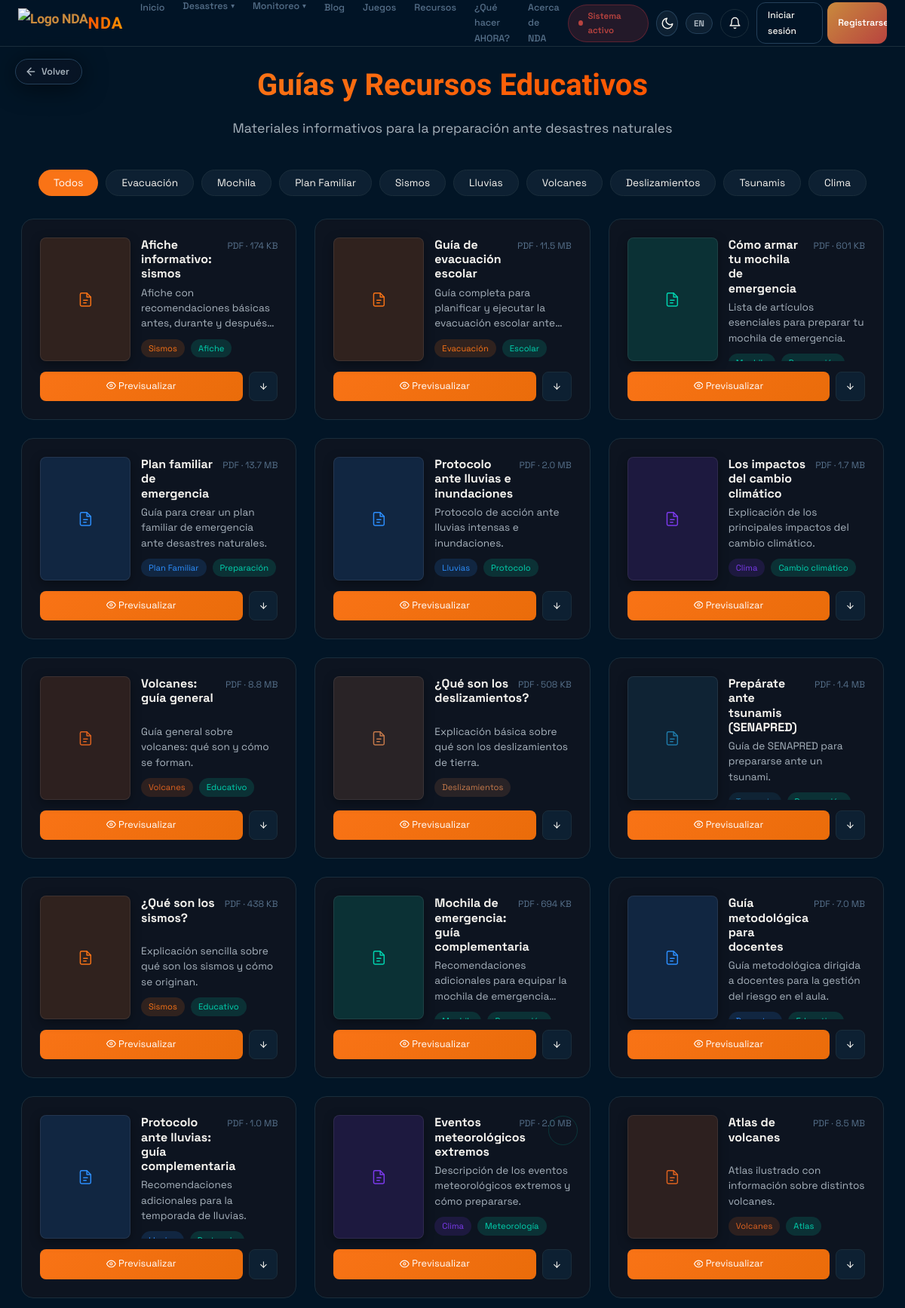
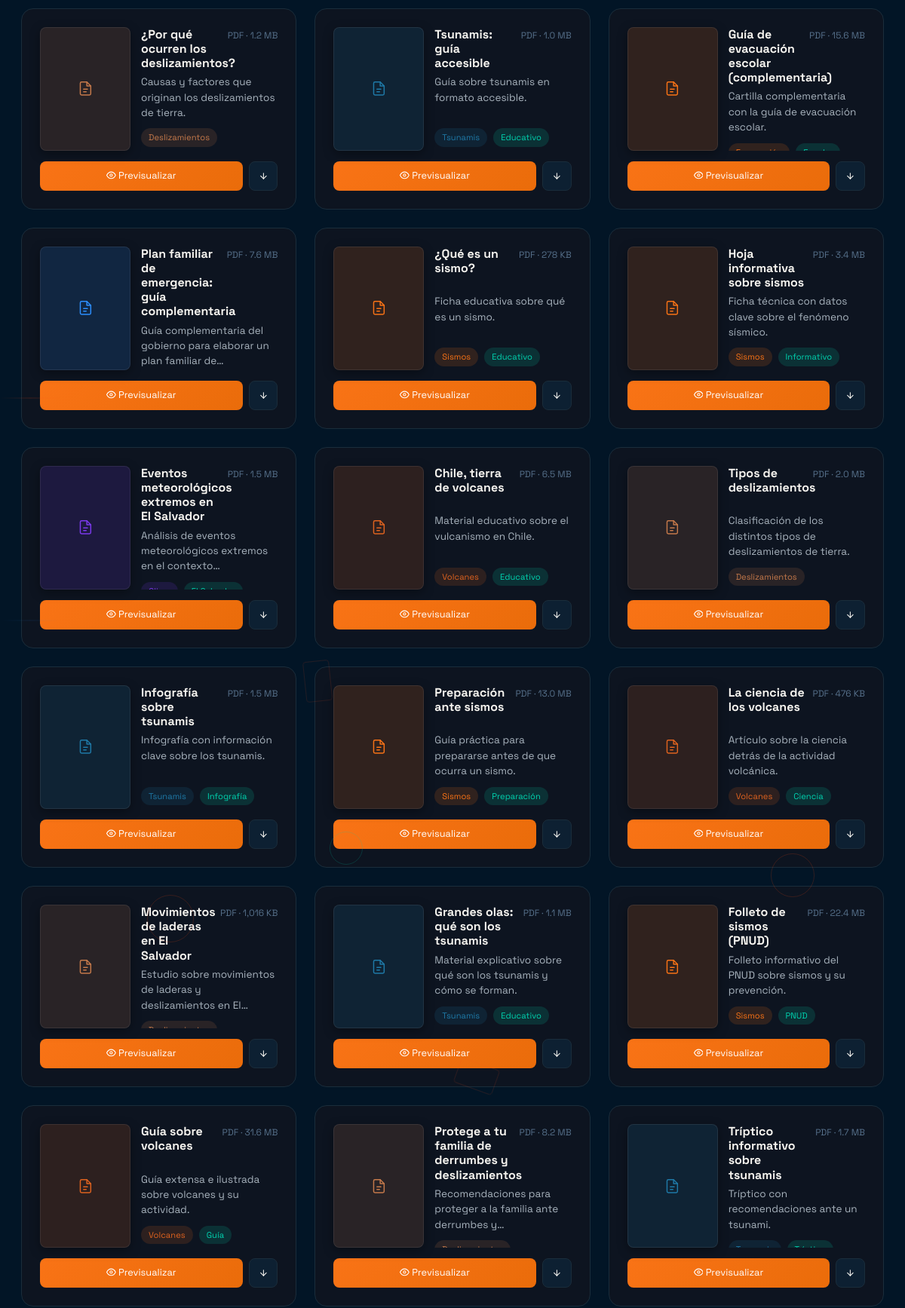
Page /?url=resources (upper part) on the committed database (2 pictures, top to bottom).
### tables this page shows
CREATE TABLE recursos (
    recursos_id INT PRIMARY KEY AUTO_INCREMENT,
    titulo VARCHAR(150) NOT NULL,
    descripcion VARCHAR(300) NULL,
    categoria VARCHAR(30) NOT NULL,
    tags VARCHAR(150) NULL,
    archivo VARCHAR(255) NOT NULL,
    tamano_bytes INT NULL,
    orden INT NOT NULL DEFAULT 0,
    usuarios_id INT NULL,
    created_at TIMESTAMP DEFAULT CURRENT_TIMESTAMP,
    updated_at TIMESTAMP DEFAULT CURRENT_TIMESTAMP ON UPDATE CURRENT_TIMESTAMP
);

### controllers/MainController.php (called while the page is built, shortened)
<?php
class MainController {
    public function recursos() {
        $data = [
            'title' => 'Recursos - NDA',
            'user' => currentUser()
        ];
        view('resources', $data);
    }
}
?>

### config.php (called while the page is built, shortened)
<?php
function getDB() {
    try {
        $pdo = new PDO(
            "mysql:host=" . DB_HOST . ";dbname=" . DB_NAME . ";charset=utf8mb4",
            DB_USER,
            DB_PASS
        );
        $pdo->setAttribute(PDO::ATTR_ERRMODE, PDO::ERRMODE_EXCEPTION);
        $pdo->setAttribute(PDO::ATTR_DEFAULT_FETCH_MODE, PDO::FETCH_ASSOC);
        return $pdo;
    } catch (PDOException $e) {
        die("Connection error: " . $e->getMessage());
    }
}
?>

### models/RecursoModel.php (called while the page is built, shortened)
<?php
class RecursoModel {
    private $db;
    public function __construct() {
        $this->db = getDB();
    }
    public function getAllForPublic() {
        $stmt = $this->db->query("SELECT * FROM recursos ORDER BY orden ASC, created_at DESC");
        return $stmt->fetchAll();
    }
}

### views/resources.php (the view, shortened to what this page needs)
<?php
require_once __DIR__ . '/../models/RecursoModel.php';
$RECURSOS = (new RecursoModel())->getAllForPublic();
$catColors = [
    'evacuacion'      => ['#f97316', 'rgba(249, 115, 22, 0.15)'],
    'mochila'         => ['#00d4b0', 'rgba(0, 212, 176, 0.15)'],
    'plan'            => ['#2d8fff', 'rgba(45, 143, 255, 0.15)'],
    'sismo'           => ['#f97316', 'rgba(249, 115, 22, 0.15)'],
    'lluvias'         => ['#2d8fff', 'rgba(45, 143, 255, 0.15)'],
    'volcanes'        => ['#e0631f', 'rgba(224, 99, 31, 0.15)'],
    'clima'           => ['#7c3aed', 'rgba(124, 58, 237, 0.15)'],
    'deslizamientos'  => ['#C67A4B', 'rgba(198, 122, 75, 0.15)'],
    'tsunamis'        => ['#1f7aa8', 'rgba(31, 122, 168, 0.15)'],
];
function formatResourceSize($bytes) {
    $mb = $bytes / (1024 * 1024);
    return $mb >= 1 ? number_format($mb, 1) . ' MB' : number_format($bytes / 1024, 0) . ' KB';
}
?>
<div class="resources-page">
    <div class="wrap" style="padding-top: 80px; padding-bottom: 60px;">
        <div style="text-align: center; margin-bottom: 40px;">
            <h1 style="font-family: var(--fd); font-size: 2.5rem; font-weight: 900; background: linear-gradient(135deg, #f97316, #ff5500); -webkit-background-clip: text; -webkit-text-fill-color: transparent; display: inline-block;">
                 Guías y Recursos Educativos
            </h1>
            <p style="color: var(--text2); font-size: 1.1rem; margin-top: 10px;">
                Materiales informativos para la preparación ante desastres naturales
            </p>
        </div>
        <div style="display: flex; gap: 10px; flex-wrap: wrap; justify-content: center; margin-bottom: 30px;">
            <button class="filter-btn active" data-filter="all" style="background: #f97316; color: #fff; border: none; padding: 8px 20px; border-radius: 50px; font-size: 0.85rem; cursor: pointer; transition: all 0.2s;">Todos</button>
            <button class="filter-btn" data-filter="evacuacion" style="background: var(--card2); color: var(--text); border: 1px solid var(--border); padding: 8px 20px; border-radius: 50px; font-size: 0.85rem; cursor: pointer; transition: all 0.2s;"> Evacuación</button>
            <button class="filter-btn" data-filter="mochila" style="background: var(--card2); color: var(--text); border: 1px solid var(--border); padding: 8px 20px; border-radius: 50px; font-size: 0.85rem; cursor: pointer; transition: all 0.2s;"> Mochila</button>
            <button class="filter-btn" data-filter="plan" style="background: var(--card2); color: var(--text); border: 1px solid var(--border); padding: 8px 20px; border-radius: 50px; font-size: 0.85rem; cursor: pointer; transition: all 0.2s;"> Plan Familiar</button>
            <button class="filter-btn" data-filter="sismo" style="background: var(--card2); color: var(--text); border: 1px solid var(--border); padding: 8px 20px; border-radius: 50px; font-size: 0.85rem; cursor: pointer; transition: all 0.2s;"> Sismos</button>
            <button class="filter-btn" data-filter="lluvias" style="background: var(--card2); color: var(--text); border: 1px solid var(--border); padding: 8px 20px; border-radius: 50px; font-size: 0.85rem; cursor: pointer; transition: all 0.2s;"> Lluvias</button>
            <button class="filter-btn" data-filter="volcanes" style="background: var(--card2); color: var(--text); border: 1px solid var(--border); padding: 8px 20px; border-radius: 50px; font-size: 0.85rem; cursor: pointer; transition: all 0.2s;"> Volcanes</button>
            <button class="filter-btn" data-filter="deslizamientos" style="background: var(--card2); color: var(--text); border: 1px solid var(--border); padding: 8px 20px; border-radius: 50px; font-size: 0.85rem; cursor: pointer; transition: all 0.2s;"> Deslizamientos</button>
            <button class="filter-btn" data-filter="tsunamis" style="background: var(--card2); color: var(--text); border: 1px solid var(--border); padding: 8px 20px; border-radius: 50px; font-size: 0.85rem; cursor: pointer; transition: all 0.2s;"> Tsunamis</button>
            <button class="filter-btn" data-filter="clima" style="background: var(--card2); color: var(--text); border: 1px solid var(--border); padding: 8px 20px; border-radius: 50px; font-size: 0.85rem; cursor: pointer; transition: all 0.2s;"> Clima</button>
        </div>
        <div class="resources-grid" style="display: grid; grid-template-columns: repeat(auto-fill, minmax(300px, 1fr)); gap: 24px;">
            <?php foreach ($RECURSOS as $r):
                $cat = $r['categoria'];
                $accent = $catColors[$cat][0] ?? '#f97316';
                $accentBg = $catColors[$cat][1] ?? 'rgba(249, 115, 22, 0.15)';
                $tagList = array_filter(array_map('trim', explode(',', $r['tags'] ?? '')));
                $sizeLabel = formatResourceSize($r['tamano_bytes']);
            ?>
            <div class="resource-card" data-category="<?= htmlspecialchars($cat) ?>" style="background: var(--card); border: 1px solid var(--border); border-radius: 16px; padding: 24px; transition: transform 0.2s, box-shadow 0.2s;">
                <div style="display: flex; gap: 14px; margin-bottom: 14px;">
                    <div class="res-thumb" data-pdf="<?= htmlspecialchars($r['archivo']) ?>" style="width:120px;height:164px;flex-shrink:0;border-radius:8px;overflow:hidden;background:<?= $accentBg ?>;display:flex;align-items:center;justify-content:center;color:<?= $accent ?>;position:relative;border:1px solid rgba(255,255,255,.08);box-shadow:0 4px 14px rgba(0,0,0,.35);transition:transform .25s ease, box-shadow .25s ease;">
                    </div>
                    <div style="min-width:0;height:164px;overflow:hidden;">
                        <div style="display:flex;align-items:baseline;gap:8px;flex-wrap:nowrap;">
                            <h3 style="font-size: 1rem; font-weight: 700; color: var(--text); margin: 0; min-width: 0; flex: 1 1 auto; min-height: 3.6em; line-height: 1.2;"><?= htmlspecialchars($r['titulo']) ?></h3>
                            <span style="font-size: 0.75rem; color: var(--text3); white-space:nowrap; flex-shrink: 0;">PDF<?= $sizeLabel ? ' · ' . $sizeLabel : '' ?></span>
                        </div>
                        <p style="font-size: 0.85rem; color: var(--text2); margin: 6px 0 0; line-height: 1.5; height: 4.5em; overflow: hidden; display: -webkit-box; -webkit-line-clamp: 3; -webkit-box-orient: vertical;">
                            <?= htmlspecialchars($r['descripcion'] ?? '') ?>
                        </p>
                        <div style="display: flex; gap: 8px; flex-wrap: wrap; margin-top: 10px;">
                            <?php foreach (array_slice($tagList, 0, 2) as $i => $tag): ?>
                                <span style="background: <?= $i === 0 ? $accentBg : 'rgba(0, 212, 176, 0.15)' ?>; color: <?= $i === 0 ? $accent : '#00d4b0' ?>; font-size: 0.7rem; padding: 3px 10px; border-radius: 100px;"><?= htmlspecialchars($tag) ?></span>
                            <?php endforeach; ?>
                        </div>
                    </div>
                </div>
                <div style="display: flex; gap: 8px;">
                    <a href="<?= htmlspecialchars($r['archivo']) ?>" target="_blank" onclick="return openPdfPreview(this.href,'<?= htmlspecialchars(addslashes($r['titulo'])) ?>')" style="flex: 1; background: linear-gradient(135deg, #f97316, #ea6c0a); color: #fff; border: none; border-radius: 8px; padding: 8px 12px; font-size: 0.8rem; text-align: center; text-decoration: none; cursor: pointer; transition: opacity 0.2s;">
                        <svg width="1em" height="1em" viewBox="0 0 24 24" fill="none" stroke="currentColor" stroke-width="2" stroke-linecap="round" stroke-linejoin="round" style="display:inline-block;vertical-align:-0.15em" ><path d="M1 12s4-8 11-8 11 8 11 8-4 8-11 8-11-8-11-8z"/><circle cx="12" cy="12" r="3"/></svg> Previsualizar
                    </a>
                    <a href="<?= htmlspecialchars($r['archivo']) ?>" download style="background: var(--card2); color: var(--text); border: 1px solid var(--border); border-radius: 8px; padding: 8px 12px; font-size: 0.8rem; text-decoration: none; cursor: pointer; transition: background 0.2s;">
                        <svg width="1em" height="1em" viewBox="0 0 24 24" fill="none" stroke="currentColor" stroke-width="2" stroke-linecap="round" stroke-linejoin="round" style="display:inline-block;vertical-align:-0.15em" ><line x1="12" y1="5" x2="12" y2="19"/><polyline points="19 12 12 19 5 12"/></svg>
                    </a>
                </div>
            </div>
            <?php endforeach; ?>
        </div>
    </div>
</div>
<?php
require_once 'layout.php';
?>

### rows in the picture
recursos: titulo "Afiche informativo: sismos", tamano_bytes "174 KB", descripcion "Afiche con recomendaciones básicas antes, durante y…", tags "Sismos", tags "Afiche"
recursos: titulo "Guía de evacuación escolar", tamano_bytes "11.5 MB", descripcion "Guía completa para planificar y ejecutar la evacuación escolar…", tags "Evacuación", tags "Escolar"
recursos: titulo "Cómo armar tu mochila de emergencia", tamano_bytes "601 KB", descripcion "Lista de artículos esenciales para preparar tu mochila de emergencia."
recursos: titulo "Plan familiar de emergencia", tamano_bytes "13.7 MB", descripcion "Guía para crear un plan familiar de emergencia ante desastres naturales.", tags "Plan Familiar", tags "Preparación"
recursos: titulo "Protocolo ante lluvias e inundaciones", tamano_bytes "2.0 MB", descripcion "Protocolo de acción ante lluvias intensas e inundaciones.", tags "Lluvias", tags "Protocolo"
recursos: titulo "Los impactos del cambio climático", tamano_bytes "1.7 MB", descripcion "Explicación de los principales impactos del cambio climático.", tags "Clima", tags "Cambio climático"
recursos: titulo "Volcanes: guía general", tamano_bytes "8.8 MB", descripcion "Guía general sobre volcanes: qué son y cómo se forman.", tags "Volcanes", tags "Educativo"
recursos: titulo "¿Qué son los deslizamientos?", tamano_bytes "508 KB", descripcion "Explicación básica sobre qué son los deslizamientos de tierra.", tags "Deslizamientos"
recursos: titulo "Prepárate ante tsunamis (SENAPRED)", tamano_bytes "1.4 MB", descripcion "Guía de SENAPRED para prepararse ante un tsunami."
recursos: titulo "¿Qué son los sismos?", tamano_bytes "438 KB", descripcion "Explicación sencilla sobre qué son los sismos y cómo se originan.", tags "Sismos", tags "Educativo"
recursos: titulo "Mochila de emergencia: guía complementaria", tamano_bytes "694 KB", descripcion "Recomendaciones adicionales para equipar la mochila de…"
recursos: titulo "Guía metodológica para docentes", tamano_bytes "7.0 MB", descripcion "Guía metodológica dirigida a docentes para la gestión del riesgo en el aula."
recursos: titulo "Protocolo ante lluvias: guía complementaria", tamano_bytes "1.0 MB", descripcion "Recomendaciones adicionales para la temporada de lluvias."
recursos: titulo "Eventos meteorológicos extremos", tamano_bytes "2.0 MB", descripcion "Descripción de los eventos meteorológicos extremos y cómo prepararse.", tags "Clima", tags "Meteorología"
recursos: titulo "Atlas de volcanes", tamano_bytes "8.5 MB", descripcion "Atlas ilustrado con información sobre distintos volcanes.", tags "Volcanes", tags "Atlas"
recursos: titulo "¿Por qué ocurren los deslizamientos?", tamano_bytes "1.2 MB", descripcion "Causas y factores que originan los deslizamientos de tierra.", tags "Deslizamientos"
recursos: titulo "Tsunamis: guía accesible", tamano_bytes "1.0 MB", descripcion "Guía sobre tsunamis en formato accesible.", tags "Tsunamis", tags "Educativo"
recursos: titulo "Guía de evacuación escolar (complementaria)", tamano_bytes "15.6 MB", descripcion "Cartilla complementaria con la guía de evacuación escolar."
recursos: titulo "Plan familiar de emergencia: guía complementaria", tamano_bytes "7.6 MB", descripcion "Guía complementaria del gobierno para elaborar un plan familiar…"
recursos: titulo "¿Qué es un sismo?", tamano_bytes "278 KB", descripcion "Ficha educativa sobre qué es un sismo.", tags "Sismos", tags "Educativo"
recursos: titulo "Hoja informativa sobre sismos", tamano_bytes "3.4 MB", descripcion "Ficha técnica con datos clave sobre el fenómeno sísmico.", tags "Sismos", tags "Informativo"
recursos: titulo "Eventos meteorológicos extremos en El Salvador", tamano_bytes "1.5 MB", descripcion "Análisis de eventos meteorológicos extremos en el…"
recursos: titulo "Chile, tierra de volcanes", tamano_bytes "6.5 MB", descripcion "Material educativo sobre el vulcanismo en Chile.", tags "Volcanes", tags "Educativo"
recursos: titulo "Tipos de deslizamientos", tamano_bytes "2.0 MB", descripcion "Clasificación de los distintos tipos de deslizamientos de tierra.", tags "Deslizamientos"
recursos: titulo "Infografía sobre tsunamis", tamano_bytes "1.5 MB", descripcion "Infografía con información clave sobre los tsunamis.", tags "Tsunamis", tags "Infografía"
recursos: titulo "Preparación ante sismos", tamano_bytes "13.0 MB", descripcion "Guía práctica para prepararse antes de que ocurra un sismo.", tags "Sismos", tags "Preparación"
recursos: titulo "La ciencia de los volcanes", tamano_bytes "476 KB", descripcion "Artículo sobre la ciencia detrás de la actividad volcánica.", tags "Volcanes", tags "Ciencia"
recursos: titulo "Movimientos de laderas en El Salvador", tamano_bytes "1,016 KB", descripcion "Estudio sobre movimientos de laderas y deslizamientos en…"
recursos: titulo "Grandes olas: qué son los tsunamis", tamano_bytes "1.1 MB", descripcion "Material explicativo sobre qué son los tsunamis y cómo se forman.", tags "Tsunamis", tags "Educativo"
recursos: titulo "Folleto de sismos (PNUD)", tamano_bytes "22.4 MB", descripcion "Folleto informativo del PNUD sobre sismos y su prevención.", tags "Sismos", tags "PNUD"
recursos: titulo "Guía sobre volcanes", tamano_bytes "31.6 MB", descripcion "Guía extensa e ilustrada sobre volcanes y su actividad.", tags "Volcanes", tags "Guía"
recursos: titulo "Protege a tu familia de derrumbes y deslizamientos", tamano_bytes "8.2 MB", descripcion "Recomendaciones para proteger a la familia ante derrumbes…"
recursos: titulo "Tríptico informativo sobre tsunamis", tamano_bytes "1.7 MB", descripcion "Tríptico con recomendaciones ante un tsunami."
